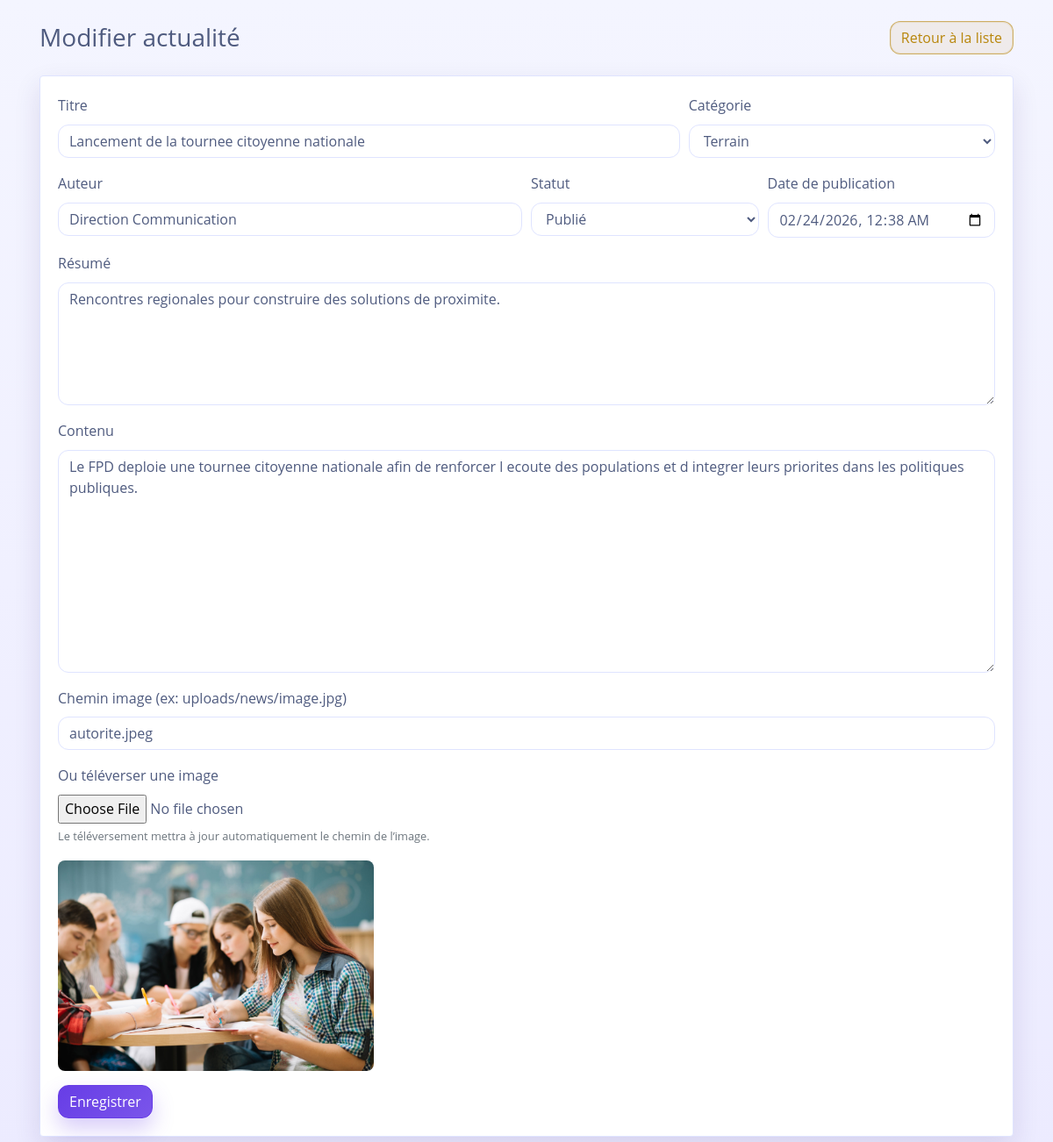
The page /admin/edit.php?id=1 (signed in) on the database its author committed.
### tables this page shows
CREATE TABLE IF NOT EXISTS `news_posts` (
  `id` BIGINT UNSIGNED NOT NULL AUTO_INCREMENT,
  `title` VARCHAR(255) NOT NULL,
  `slug` VARCHAR(255) NOT NULL,
  `excerpt` TEXT NULL,
  `content` LONGTEXT NOT NULL,
  `image_path` VARCHAR(255) NULL,
  `category` ENUM('communique', 'terrain', 'formation', 'mobilisation') NOT NULL DEFAULT 'communique',
  `status` ENUM('draft', 'published') NOT NULL DEFAULT 'draft',
  `published_at` DATETIME NOT NULL,
  `author_name` VARCHAR(120) NOT NULL DEFAULT 'FPD',
  `created_at` TIMESTAMP NOT NULL DEFAULT CURRENT_TIMESTAMP,
  `updated_at` TIMESTAMP NOT NULL DEFAULT CURRENT_TIMESTAMP ON UPDATE CURRENT_TIMESTAMP,
  PRIMARY KEY (`id`),
  UNIQUE KEY `uq_news_posts_slug` (`slug`),
  KEY `idx_news_posts_status_published` (`status`, `published_at`),
  KEY `idx_news_posts_category` (`category`)
);

### includes/helpers.php (called while the page is built, shortened)
<?php
function e(string $value): string
{
    return htmlspecialchars($value, ENT_QUOTES, 'UTF-8');
}
function app_path(string $path = ''): string
{
    $base = rtrim(APP_BASE_PATH, '/');
    $suffix = ltrim($path, '/');
    return $base . '/' . $suffix;
}
function page_url(string $route, array $query = []): string
{
    $routes = [
        'home' => '',
        'parti' => 'parti',
        'actualites' => 'actualites',
        'programme' => 'programme',
        'mobilisation' => 'mobilisation',
        'contact' => 'contact',
        'article' => 'article',
        'admin_login' => 'admin/login.php',
        'admin_home' => 'admin/index.php',
        'admin_edit' => 'admin/edit.php',
        'admin_delete' => 'admin/delete.php',
        'admin_logout' => 'admin/logout.php',
    ];
    $target = $routes[$route] ?? ltrim($route, '/');
    $url = app_path($target);
    if (empty($query)) {
        return $url;
    }
    $separator = strpos($url, '?') === false ? '?' : '&';
    return $url . $separator . http_build_query($query, '', '&', PHP_QUERY_RFC3986);
}
function category_label(string $category): string
{
    $map = [
        'communique' => 'Communiqués',
        'terrain' => 'Terrain',
        'formation' => 'Formation',
        'mobilisation' => 'Mobilisation',
    ];
    return $map[$category] ?? ucfirst($category);
}
function is_external_url(string $path): bool
{
    return (bool) preg_match('/^https?:\\/\\//i', $path);
}
function media_url(?string $path, string $fallback = 'images/bg_1.jpg'): string
{
    $candidate = trim((string) $path);
    if (!file_exists(__DIR__ . '/../' . ltrim($candidate, '/'))) {
        return app_path($fallback);
    }
    return app_path(ltrim($candidate, '/'));
}

### includes/news.php (called while the page is built, shortened)
<?php
require_once __DIR__ . '/helpers.php';
function allowed_categories(): array
{
    return ['communique', 'terrain', 'formation', 'mobilisation'];
}
function admin_get_post(int $id): ?array
{
    $pdo = db();
    $stmt = $pdo->prepare(
        'SELECT id, title, slug, excerpt, content, image_path, category, status, published_at, author_name
         FROM news_posts
         WHERE id = :id
         LIMIT 1'
    );
    $stmt->execute(['id' => $id]);
    $row = $stmt->fetch();
    return $row ?: null;
}

### admin/edit.php (the view, shortened to what this page needs)
<?php
require_once __DIR__ . '/../includes/news.php';
$id = isset($_GET['id']) ? (int) $_GET['id'] : 0;
$isEdit = $id > 0;
$form = [
    'title' => '',
    'excerpt' => '',
    'content' => '',
    'image_path' => '',
    'category' => 'communique',
    'status' => 'published',
    'published_at' => date('Y-m-d\TH:i'),
    'author_name' => (string) (admin_user()['full_name'] ?? admin_user()['username'] ?? 'FPD'),
];
if ($isEdit) {
    try {
        $existing = admin_get_post($id);
        $form = [
            'title' => (string) $existing['title'],
            'excerpt' => (string) ($existing['excerpt'] ?? ''),
            'content' => (string) ($existing['content'] ?? ''),
            'image_path' => (string) ($existing['image_path'] ?? ''),
            'category' => (string) ($existing['category'] ?? 'communique'),
            'status' => (string) ($existing['status'] ?? 'published'),
            'published_at' => date('Y-m-d\TH:i', strtotime((string) ($existing['published_at'] ?? 'now'))),
            'author_name' => (string) ($existing['author_name'] ?? 'FPD'),
        ];
    } catch (Throwable $exception) {
        $dbError = 'Connexion à la base impossible.';
    }
}
?>
<!doctype html>
<html lang="fr">
<head>
  <link rel="stylesheet" href="<?= e(app_path('css/bootstrap.min.css')) ?>">
  <link rel="stylesheet" href="<?= e(app_path('css/fpd-theme.css')) ?>">
</head>
<body class="admin-shell">
  <div class="container py-4">
    <div class="d-flex justify-content-between align-items-center mb-4">
      <h1 class="h3 mb-0"><?= $isEdit ? 'Modifier actualité' : 'Nouvelle actualité' ?></h1>
      <div>
        <a href="<?= e(page_url('admin_home')) ?>" class="btn btn-outline-gold">Retour à la liste</a>
      </div>
    </div>
    <div class="card admin-card">
      <div class="card-body">
        <form method="post" enctype="multipart/form-data">
          <div class="form-row">
            <div class="form-group col-md-8">
              <label for="title">Titre</label>
              <input id="title" name="title" type="text" class="form-control" required value="<?= e($form['title']) ?>">
            </div>
            <div class="form-group col-md-4">
              <label for="category">Catégorie</label>
              <select id="category" name="category" class="form-control">
                <?php foreach (allowed_categories() as $option): ?>
                  <option value="<?= e($option) ?>" <?= $form['category'] === $option ? 'selected' : '' ?>><?= e(category_label($option)) ?></option>
                <?php endforeach; ?>
              </select>
            </div>
          </div>
          <div class="form-row">
            <div class="form-group col-md-6">
              <label for="author_name">Auteur</label>
              <input id="author_name" name="author_name" type="text" class="form-control" value="<?= e($form['author_name']) ?>">
            </div>
            <div class="form-group col-md-3">
              <label for="status">Statut</label>
              <select id="status" name="status" class="form-control">
                <option value="published" <?= $form['status'] === 'published' ? 'selected' : '' ?>>Publié</option>
              </select>
            </div>
            <div class="form-group col-md-3">
              <label for="published_at">Date de publication</label>
              <input id="published_at" name="published_at" type="datetime-local" class="form-control" value="<?= e($form['published_at']) ?>">
            </div>
          </div>
          <div class="form-group">
            <label for="excerpt">Résumé</label>
            <textarea id="excerpt" name="excerpt" rows="3" class="form-control"><?= e($form['excerpt']) ?></textarea>
          </div>
          <div class="form-group">
            <label for="content">Contenu</label>
            <textarea id="content" name="content" rows="10" class="form-control" required><?= e($form['content']) ?></textarea>
          </div>
          <div class="form-group">
            <label for="image_path">Chemin image (ex: uploads/news/image.jpg)</label>
            <input id="image_path" name="image_path" type="text" class="form-control" value="<?= e($form['image_path']) ?>">
          </div>
          <div class="form-group">
            <label for="image_file">Ou téléverser une image</label>
            <input id="image_file" name="image_file" type="file" class="form-control-file" accept=".jpg,.jpeg,.png,.webp">
            <small class="form-text text-muted">Le téléversement mettra à jour automatiquement le chemin de l’image.</small>
          </div>
          <?php if ($form['image_path'] !== ''): ?>
            <div class="form-group">
              <img src="<?= e(media_url($form['image_path'])) ?>" alt="Apercu image" style="max-width: 360px; width: 100%; border-radius: 8px;">
            </div>
          <?php endif; ?>
          <button type="submit" class="btn btn-primary">Enregistrer</button>
        </form>
      </div>
    </div>
  </div>
</body>
</html>

### css/fpd-theme.css (style rules this page uses)
html, body { font-family: "Open Sans", sans-serif; color: var(--hostinger-text); line-height: 1.68; -webkit-font-smoothing: antialiased; text-rendering: optimizeLegibility; background: radial-gradient(circle at 0% 0%, rgba(103, 61, 230, 0.1), transparent 34%), radial-gradient(circle at 100% 0%, rgba(122, 85, 234, 0.09), transparent 30%), linear-gradient(180deg, #fafbff 0%, var(--hostinger-bg) 100%); }
body::before { content: ""; position: fixed; inset: 0; pointer-events: none; z-index: -1; background-size: 220px 140px; }
h1, h2, h3, h4, h5, h6, .navbar-brand, .ftco-footer .ftco-heading-2 { font-family: "Montserrat", sans-serif; color: var(--hostinger-ink); line-height: 1.22; }
p, span, a, li, label, input, textarea, button { font-family: "Open Sans", sans-serif; }
a { color: var(--hostinger-primary); }
.btn, .btn-primary, input[type="submit"] { border-radius: 12px; transition: transform 0.24s ease, box-shadow 0.24s ease, filter 0.24s ease, background-color 0.24s ease, color 0.24s ease, border-color 0.24s ease; }
.btn { position: relative; overflow: hidden; }
.btn::after { content: ""; position: absolute; inset: 0; background: linear-gradient(115deg, transparent 20%, rgba(255, 255, 255, 0.34) 50%, transparent 80%); opacity: 0; transform: translateX(-130%) skewX(-16deg); transition: opacity 0.25s ease, transform 0.45s ease; pointer-events: none; }
.btn-primary { background: linear-gradient(135deg, var(--hostinger-primary), var(--hostinger-primary-2)) !important; border-color: var(--hostinger-primary) !important; color: #ffffff !important; box-shadow: 0 12px 24px rgba(103, 61, 230, 0.26); }
.btn-outline-gold { color: var(--fpd-gold) !important; border: 1px solid rgba(184, 134, 11, 0.6); background: rgba(184, 134, 11, 0.08); box-shadow: inset 0 0 0 1px rgba(184, 134, 11, 0.12); }
.ftco-services .services, .services-2, .course, .blog-entry .text, .staff, .block-18, .form-control, .comment-form-wrap, .tagcloud a, .bg-light, .teacher-wrap, .sidebar-box, .wrapper, .contact-form, .testimony-wrap { background: var(--hostinger-surface) !important; border: 1px solid var(--hostinger-border); color: var(--hostinger-text) !important; }
.form-control { border-radius: 12px; border: 1px solid var(--hostinger-border) !important; color: var(--hostinger-text) !important; }
.form-control::placeholder { color: #9aa8cf !important; }
textarea.form-control { min-height: 140px; }
.admin-shell { background: linear-gradient(180deg, #f4f5ff, #ecebff); min-height: 100vh; }
.admin-card { border: 1px solid var(--hostinger-border); background: #ffffff; color: var(--hostinger-text); box-shadow: 0 12px 30px rgba(47, 28, 106, 0.12); }
.admin-card .form-control, .admin-card textarea, .admin-card select { background: #ffffff !important; color: var(--hostinger-text) !important; }

### rows shown on the page
news_posts: title "Lancement de la tournee citoyenne nationale", author_name "Direction Communication", status "Publié", excerpt "Rencontres regionales pour construire des solutions de proximite.", content "Le FPD deploie une tournee citoyenne nationale afin de renforcer l ecoute des populations et d integrer leurs priorites dans les politiques publiques.", image_path "autorite.jpeg"

### other values the page prints
form field category "Terrain"
